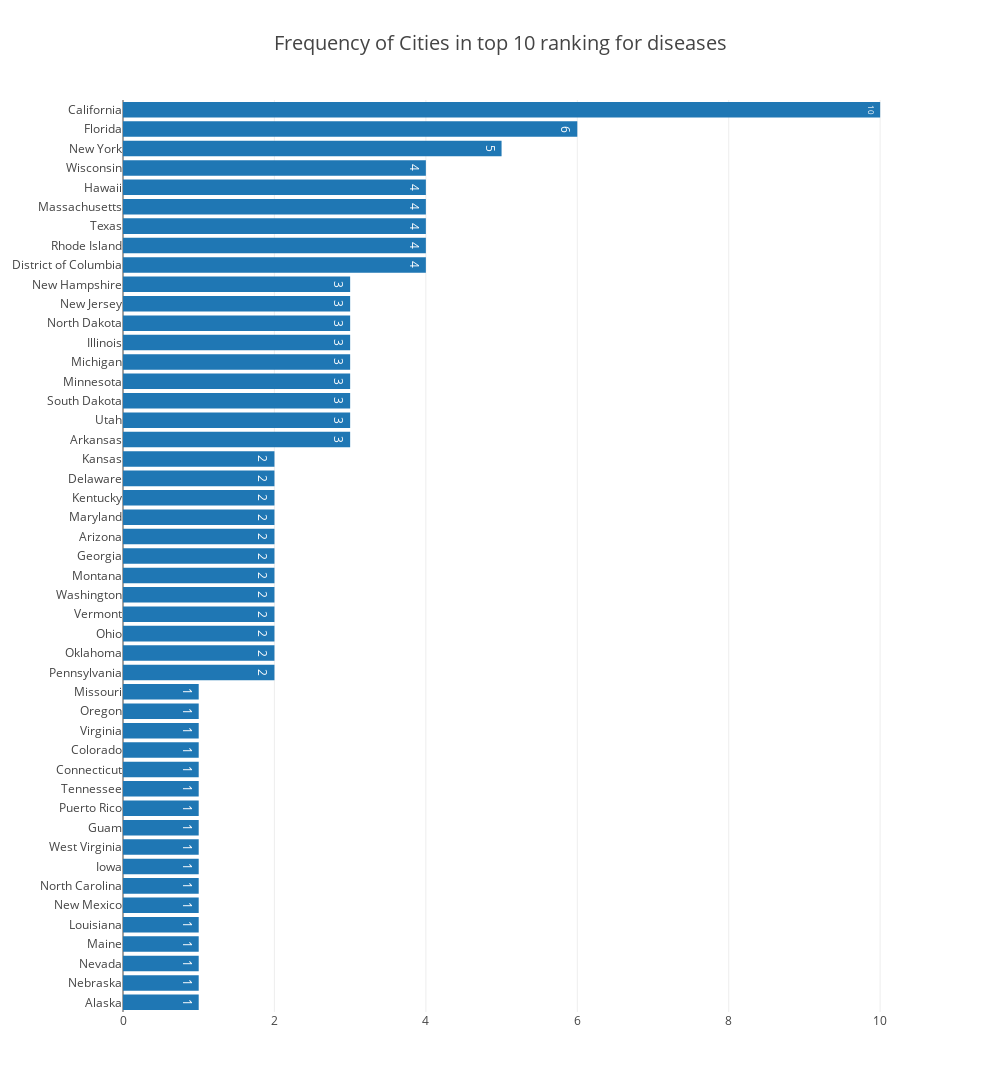

Write notebook code for a chart like this one.
### Markdown cell above
### Testing Hypothesis

### Code cell
data = [go.Bar(
            y=to_n_ranks_cities['city'],
            x=to_n_ranks_cities['Number of times in top 10'],
            orientation = 'h',
            text=to_n_ranks_cities['Number of times in top 10']
    )]

layout = go.Layout(
    title='Frequency of Cities in top 10 ranking for diseases',
    titlefont=dict(size=20),
    width=1000,
    height=1400,
    yaxis=go.layout.YAxis(
        ticktext=to_n_ranks_cities['city'],
        tickmode='array',
        automargin=True
    )
)

fig = go.Figure(data=data, layout=layout)

iplot(fig)

### Figure 1 — Plotly figure (JSON) as saved in the notebook; plotly's stock layout.template omitted (floating-point values rounded to 4 significant figures)
{"data": [{"orientation": "h", "text": [1, 1, 1, 1, 1, 1, 1, 1, 1, 1, 1, 1, 1, 1, 1, 1, 1, 2, 2, 2, 2, 2, 2, 2, 2, 2, 2, 2, 2, 3, 3, 3, 3, 3, 3, 3, 3, 3, 4, 4, 4, 4, 4, 4, 5, 6, 10], "x": [1, 1, 1, 1, 1, 1, 1, 1, 1, 1, 1, 1, 1, 1, 1, 1, 1, 2, 2, 2, 2, 2, 2, 2, 2, 2, 2, 2, 2, 3, 3, 3, 3, 3, 3, 3, 3, 3, 4, 4, 4, 4, 4, 4, 5, 6, 10], "y": ["Alaska", "Nebraska", "Nevada", "Maine", "Louisiana", "New Mexico", "North Carolina", "Iowa", "West Virginia", "Guam", "Puerto Rico", "Tennessee", "Connecticut", "Colorado", "Virginia", "Oregon", "Missouri", "Pennsylvania", "Oklahoma", "Ohio", "Vermont", "Washington", "Montana", "Georgia", "Arizona", "Maryland", "Kentucky", "Delaware", "Kansas", "Arkansas", "Utah", "South Dakota", "Minnesota", "Michigan", "Illinois", "North Dakota", "New Jersey", "New Hampshire", "District of Columbia", "Rhode Island", "Texas", "Massachusetts", "Hawaii", "Wisconsin", "New York", "Florida", "California"], "type": "bar", "uid": "51036342-2f27-47a3-b9c6-1d3a18551966"}], "layout": {"height": 1400, "title": {"font": {"size": 20}, "text": "Frequency of Cities in top 10 ranking for diseases"}, "width": 1000, "yaxis": {"automargin": true, "tickmode": "array", "ticktext": ["Alaska", "Nebraska", "Nevada", "Maine", "Louisiana", "New Mexico", "North Carolina", "Iowa", "West Virginia", "Guam", "Puerto Rico", "Tennessee", "Connecticut", "Colorado", "Virginia", "Oregon", "Missouri", "Pennsylvania", "Oklahoma", "Ohio", "Vermont", "Washington", "Montana", "Georgia", "Arizona", "Maryland", "Kentucky", "Delaware", "Kansas", "Arkansas", "Utah", "South Dakota", "Minnesota", "Michigan", "Illinois", "North Dakota", "New Jersey", "New Hampshire", "District of Columbia", "Rhode Island", "Texas", "Massachusetts", "Hawaii", "Wisconsin", "New York", "Florida", "California"], "type": "category", "range": [-0.5, 46.5], "autorange": true}, "xaxis": {"type": "linear", "range": [0, 10.53], "autorange": true}}}
